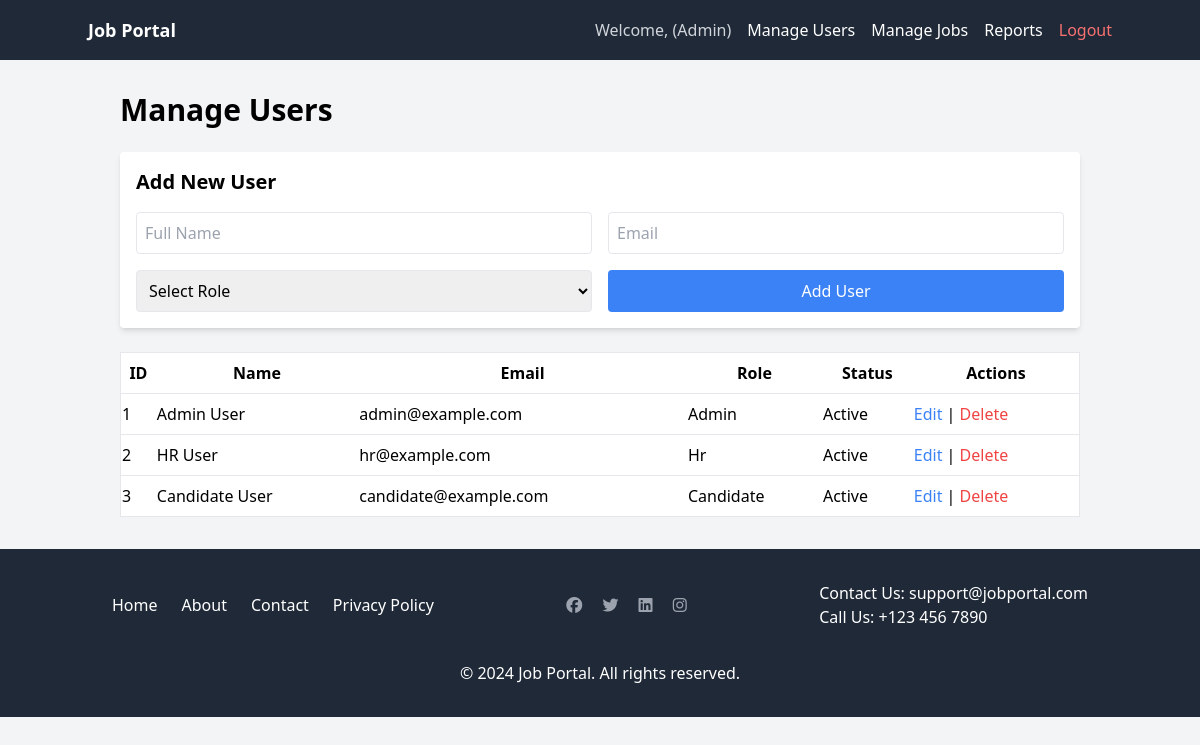
/admin/manage_user.php (signed in), run on the app's committed database.
### tables this page shows
CREATE TABLE users (
    id INT AUTO_INCREMENT PRIMARY KEY,
    name VARCHAR(100) NOT NULL,
    email VARCHAR(100) NOT NULL UNIQUE,
    password VARCHAR(255) NOT NULL,
    role ENUM('admin', 'hr', 'candidate') NOT NULL,
    status TINYINT(1) DEFAULT 1  
);

### admin/manage_user.php (the view, shortened to what this page needs)
<?php
$query = "SELECT * FROM users";
$result = mysqli_query($conn, $query);
?>
<!DOCTYPE html>
<html lang="en">
<head>
    <link rel="stylesheet" href="../assets/css/tailwind.css">
</head>
<body class="bg-gray-100">
    <?php include('../includes/header.php'); ?>
    <div class="container mx-auto p-8">
        <h1 class="text-3xl font-bold mb-6">Manage Users</h1>
        <form action="add_user.php" method="POST" class="mb-6 bg-white p-4 rounded shadow-md">
            <h2 class="text-xl font-semibold mb-4">Add New User</h2>
            <div class="grid grid-cols-1 md:grid-cols-2 gap-4">
                <input type="text" name="name" placeholder="Full Name" class="border p-2 rounded" required>
                <input type="email" name="email" placeholder="Email" class="border p-2 rounded" required>
                <select name="role" class="border p-2 rounded" required>
                    <option value="" disabled selected>Select Role</option>
                </select>
                <button type="submit" name="add_user" class="bg-blue-500 text-white px-4 py-2 rounded">Add User</button>
            </div>
        </form>
        <table class="min-w-full bg-white border border-gray-200 rounded">
            <thead>
                <tr>
                    <th class="py-2 border-b">ID</th>
                    <th class="py-2 border-b">Name</th>
                    <th class="py-2 border-b">Email</th>
                    <th class="py-2 border-b">Role</th>
                    <th class="py-2 border-b">Status</th>
                    <th class="py-2 border-b">Actions</th>
                </tr>
            </thead>
            <tbody>
                <?php while ($row = mysqli_fetch_assoc($result)) { ?>
                <tr>
                    <td class="py-2 border-b"><?php echo $row['id']; ?></td>
                    <td class="py-2 border-b"><?php echo htmlspecialchars($row['name']); ?></td>
                    <td class="py-2 border-b"><?php echo htmlspecialchars($row['email']); ?></td>
                    <td class="py-2 border-b"><?php echo ucfirst($row['role']); ?></td>
                    <td class="py-2 border-b"><?php echo $row['status'] == 1 ? 'Active' : 'Inactive'; ?></td>
                    <td class="py-2 border-b">
                        <a href="edit_user.php?id=<?php echo $row['id']; ?>" class="text-blue-500 hover:underline">Edit</a> |
                        <a href="delete_user.php?id=<?php echo $row['id']; ?>" class="text-red-500 hover:underline" onclick="return confirm('Are you sure?')">Delete</a>
                    </td>
                </tr>
                <?php } ?>
            </tbody>
        </table>
    </div>
    <?php include('../includes/footer.php'); ?>
</body>
</html>

### includes/header.php (shortened to what this page needs)
<?php
$user_name = $_SESSION['user_name'];
$user_role = $_SESSION['role'];
?>
<!DOCTYPE html>
<html lang="en">
<head>
    <link href="../assets/css/tailwind.css" rel="stylesheet">
</head>
<body>
    <nav class="bg-gray-800 p-4">
        <div class="container mx-auto flex justify-between items-center">
            <a href="dashboard.php" class="text-white text-lg font-bold">Job Portal</a>
            <div class="flex items-center space-x-4">
                <span class="text-gray-300">Welcome, <?php echo ucfirst($user_name); ?> (<?php echo ucfirst($user_role); ?>)</span>
                <?php if ($user_role == 'admin') { ?>
                <a href="../admin/manage_user.php" class="text-white hover:text-blue-400">Manage Users</a>
                <a href="../admin/manage_jobs.php" class="text-white hover:text-blue-400">Manage Jobs</a>
                <a href="../admin/reports.php" class="text-white hover:text-blue-400">Reports</a>
                <?php } ?>
                <a href="../auth/logout.php" class="text-red-400 hover:text-red-500">Logout</a>
            </div>
        </div>
    </nav>
</body>

### includes/footer.php (shortened to what this page needs)
<!DOCTYPE html>
<html lang="en">
<head>
    <script src="https://cdn.tailwindcss.com"></script>
</head>
<body>
<footer class="bg-gray-800 text-white py-8">
    <div class="container mx-auto px-6">
        <div class="flex flex-col md:flex-row justify-between items-center">
            <div class="mb-4 md:mb-0">
                <ul class="flex flex-col md:flex-row space-y-2 md:space-y-0 md:space-x-6">
                    <li><a href="index.php" class="hover:text-gray-300">Home</a></li>
                    <li><a href="about.php" class="hover:text-gray-300">About</a></li>
                    <li><a href="contact.php" class="hover:text-gray-300">Contact</a></li>
                    <li><a href="privacy.php" class="hover:text-gray-300">Privacy Policy</a></li>
                </ul>
            </div>
            <div class="mb-4 md:mb-0">
                <a href="#" class="text-gray-400 hover:text-white mx-2"><i class="fab fa-facebook"></i></a>
                <a href="#" class="text-gray-400 hover:text-white mx-2"><i class="fab fa-twitter"></i></a>
                <a href="#" class="text-gray-400 hover:text-white mx-2"><i class="fab fa-linkedin"></i></a>
                <a href="#" class="text-gray-400 hover:text-white mx-2"><i class="fab fa-instagram"></i></a>
            </div>
            <div>
                <p>Contact Us: <a href="mailto:support@jobportal.com" class="hover:text-gray-300">support@jobportal.com</a></p>
                <p>Call Us: <a href="tel:+1234567890" class="hover:text-gray-300">+123 456 7890</a></p>
            </div>
        </div>
        <div class="mt-8 text-center">
            <p>&copy; <?php echo date("Y"); ?> Job Portal. All rights reserved.</p>
        </div>
    </div>
</footer>
</body>
</html>

### data on the page
users: id "1", name "Admin User", email "admin@example.com", role "Admin", status "Active"
users: id "2", name "HR User", email "hr@example.com", role "Hr", status "Active"
users: id "3", name "Candidate User", email "candidate@example.com", role "Candidate", status "Active"

### other printed values
$user_role "Admin"
